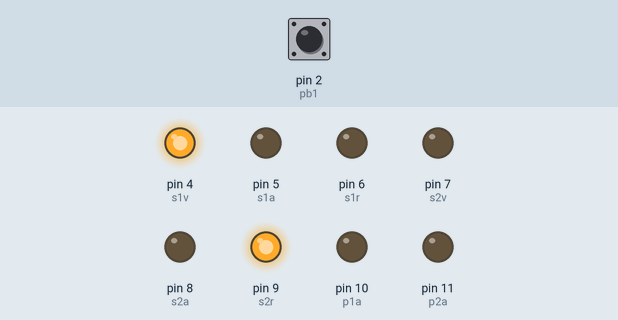
This sketch was run on a simulated Arduino Uno, built with avr-gcc and run on an emulated ATmega328P. On the bench: output pins drawn as LEDs (lit = HIGH). The inputs (shaded band) are chosen by the test bench; at power-on: pin 2 (pb1) LOW. What the sketch prints to the serial monitor is not drawn.

Above: at 1.2 s.
1.3 s: pin 2 (pb1) driven HIGH
At 2.5 s:
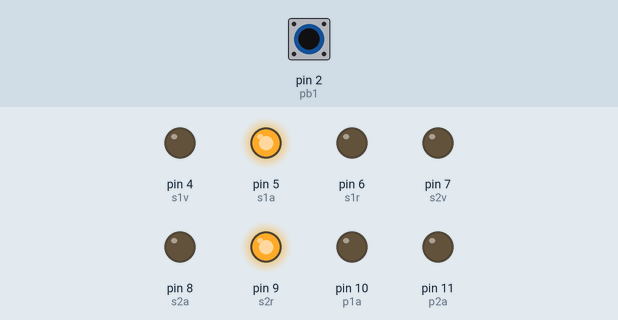
4.3 s: pin 2 (pb1) pulsed LOW 2 times (0.12 s each, 0.3 s apart)
At 5.4 s:
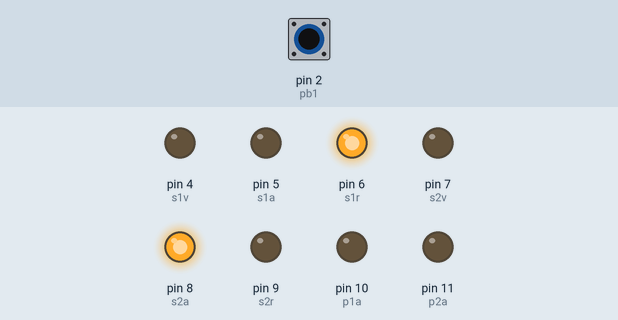
7.9 s: pin 2 (pb1) pulsed LOW 5 times (0.12 s each, 0.3 s apart)
At 11.9 s:
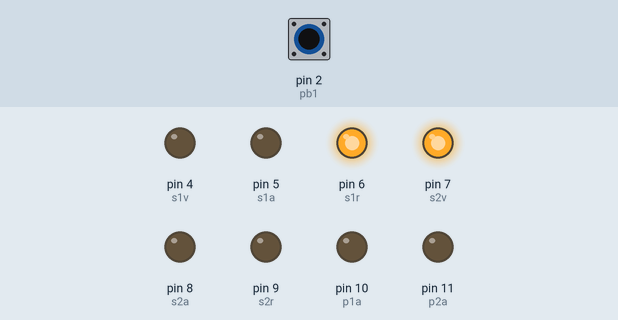
Timing chart, 0 to 13.4 s (numbered marks = the images above; inputs shaded):
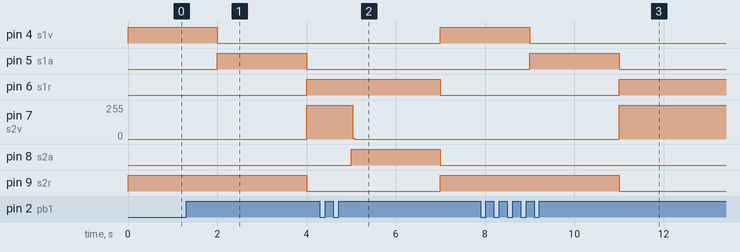

The sketch:

Semaforo.ino
```cpp
int s1v = 4;
int s1a = 5;
int s1r = 6;

int s2v = 7;
int s2a = 8;
int s2r = 9;

int p1a = 10;
int p2a = 11;

int pb1 = 2;
int pb2 = 3;

int tiempoverde = 1000;
boolean paso1 = true;

void setup() {
  Serial.begin(9600);

  pinMode(s1v,OUTPUT);
  pinMode(s1a,OUTPUT);
  pinMode(s1r,OUTPUT);

  pinMode(s2v,OUTPUT);
  pinMode(s2a,OUTPUT);
  pinMode(s2r,OUTPUT);

  pinMode(p1a,OUTPUT);
  pinMode(p2a,OUTPUT);

  // Configuramos los pines de interrupciones para que
  // detecten un cambio de bajo a alto
  attachInterrupt(digitalPinToInterrupt(pb1), peaton, RISING);
  //attachInterrupt(digitalPinToInterrupt(pb2), peaton, RISING);

}

void loop() {
  tiempoverde = 1000;

  for (int i = 1; i <= 10; i++){
    //Tiempo 1
    digitalWrite(s1v,HIGH);
    digitalWrite(s2r,HIGH);
    Serial.print(tiempoverde);
    delay(tiempoverde);
  }
  fin();

  digitalWrite(s1a,HIGH);
  digitalWrite(s2r,HIGH);
  delay(2000);
  fin();

  tiempoverde = 1000;
  for (int i = 1; i <= 10; i++){
    //Tiempo 1
    digitalWrite(s2v,HIGH);
    digitalWrite(s1r,HIGH);
    Serial.print(tiempoverde);
    delay(tiempoverde);
    fin();

  }

  digitalWrite(s2a,HIGH);
  digitalWrite(s1r,HIGH);
  delay(2000);
  fin();


}

void fin(){
  digitalWrite(s1v,LOW);
  digitalWrite(s1a,LOW);
  digitalWrite(s1r,LOW);

  digitalWrite(s2v,LOW);
  digitalWrite(s2a,LOW);
  digitalWrite(s2r,LOW);
}

void peaton() {
    tiempoverde = 0;
    Serial.println("Pasooo");


}
```

Measured:
- after the input at 1.3 s, pin 4 (s1v): HIGH → LOW after 0.70 s; pin 5 (s1a): LOW → HIGH after 0.70 s, → LOW 2.0 s later; pin 6 (s1r): LOW → HIGH after 2.7 s; pin 7 (s2v): 0/255 → 255/255 after 2.7 s; pin 9 (s2r): HIGH → LOW after 2.7 s
- after the input at 4.3 s, pin 4 (s1v), pin 9 (s2r): LOW → HIGH after 2.7 s; pin 6 (s1r): HIGH → LOW after 2.7 s; pin 7 (s2v): 255/255 → 0/255 after 0.74 s; pin 8 (s2a): LOW → HIGH after 0.70 s, → LOW 2.0 s later
- after the input at 7.9 s, pin 4 (s1v): HIGH → LOW after 1.1 s instead of 9.1 s; pin 5 (s1a): LOW → HIGH after 1.1 s instead of 9.1 s; pin 6 (s1r): LOW → HIGH after 3.1 s; pin 7 (s2v): 0/255 → 255/255 after 3.1 s; pin 9 (s2r): HIGH → LOW after 3.1 s
